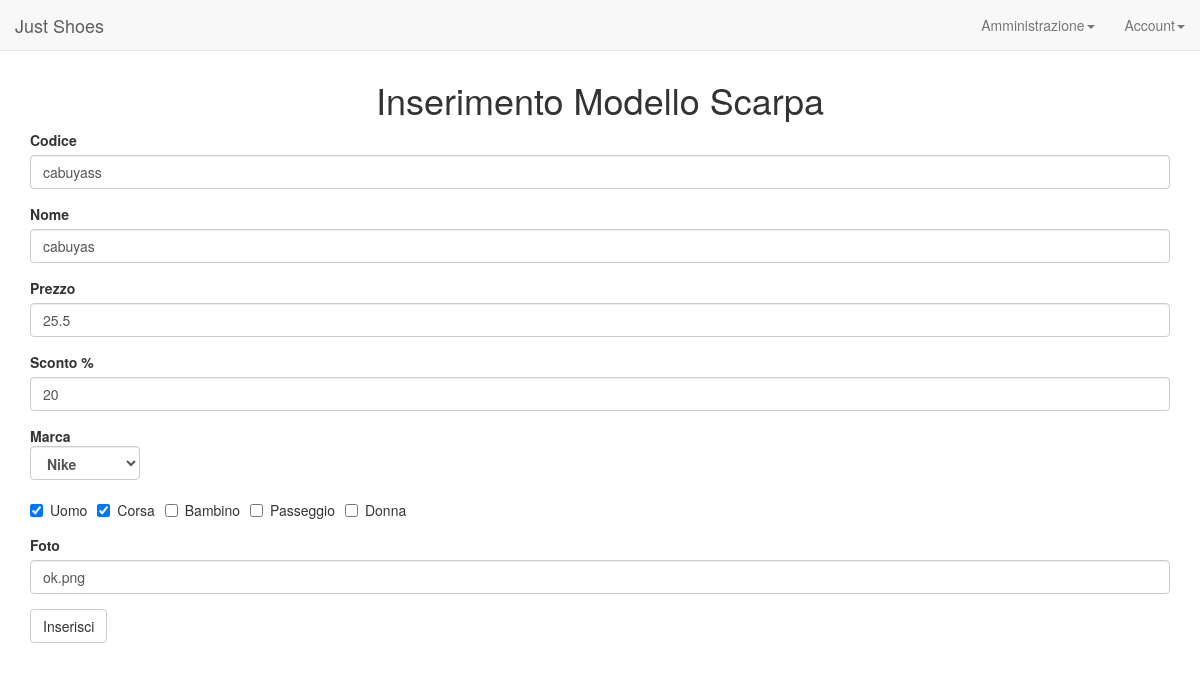
/admin/modifica-scarpe.php?id=15 (signed in), run on the app's committed database.
### tables this page shows
CREATE TABLE `Scarpa` (
  `id_scarpa` int(10) NOT NULL,
  `codice` varchar(20) NOT NULL,
  `nome` varchar(100) NOT NULL,
  `prezzo` float DEFAULT NULL,
  `sconto` float NOT NULL,
  `id_marca` int(10) DEFAULT NULL,
  `foto` varchar(100) DEFAULT NULL,
  `descrizione` varchar(1000) NOT NULL
);

CREATE TABLE `Categoria` (
  `id_categoria` int(10) NOT NULL,
  `nome` varchar(50) DEFAULT NULL
);

### admin/modifica-scarpe.php (the view, shortened to what this page needs)
<?php
  include_once("../config.php");
  include_once("../header.php");
  $id_scarpa = $_GET["id"];
  $query = mysql_query("SELECT * FROM Scarpa WHERE id_scarpa = ".$id_scarpa);
  $scarpa = mysql_fetch_assoc($query);
?>
<div class="container">
  <h1 align="center">Inserimento Modello Scarpa</h1>
  <form id="inserimento-scarpa" method="post" action=<?php echo "'modifica-scarpe.php?id=".$id_scarpa."'"; ?>>
    <div class="form-group">
      <label for="codice">Codice</label>
      <input type="text" name="codice" class="form-control" value=<?php echo '"'.$scarpa["codice"].'"'; ?>></input>
    </div>
    <div class="form-group">
      <label for="nome">Nome</label>
      <input type="text" name="nome" class="form-control" value=<?php echo '"'.$scarpa["nome"].'"'; ?>></input>
    </div>
    <div class="form-group">
      <label for="prezzo">Prezzo</label>
      <input type="text" name="prezzo" class="form-control" value=<?php echo '"'.$scarpa["prezzo"].'"'; ?>></input>
    </div>
     <div class="form-group">
      <label for="sconto">Sconto %</label>
      <input id="scontoInput" type="text" name="sconto" class="form-control" value=<?php echo '"'.$scarpa["sconto"].'"'; ?>></input>
    </div>
    <div class="form-group">
      <label>Marca
        <select name="marca" class="form-control">
          <?php
            $exec = mysql_query("SELECT * FROM Marca");
            while($marca = mysql_fetch_assoc($exec)) {
              if($scarpa["id_marca"] == $marca["id_marca"]){
                echo "<option value='{$marca['id_marca']}' checked>{$marca['nome']}</option>";
              }
              else {
                echo "<option value='{$marca['id_marca']}' >{$marca['nome']}</option>";
              }
            }
          ?>
        </select>
      </label>
    </div>
    <div class="form-group">
      <?php
        $categorie_si = mysql_query("SELECT Categoria.id_categoria, nome FROM Scarpa_Categoria JOIN Categoria ON Scarpa_Categoria.id_categoria = Categoria.id_categoria WHERE id_scarpa = ".$scarpa["id_scarpa"]);
        while($categoria = mysql_fetch_assoc($categorie_si)) {
            echo "<label class='checkbox-inline'><input type='checkbox' name='categorie[]' value={$categoria['id_categoria']} checked></input>{$categoria['nome']}</label>";
        }
        $categorie_no = mysql_query("SELECT id_categoria, nome FROM Categoria WHERE id_categoria NOT IN (SELECT id_categoria FROM Scarpa_Categoria WHERE id_scarpa =".$scarpa["id_scarpa"]." )");
        while($categoria = mysql_fetch_assoc($categorie_no)) {
            echo "<label class='checkbox-inline'><input type='checkbox' name='categorie[]' value={$categoria['id_categoria']}></input>{$categoria['nome']}</label>";
        }
      ?>
    </div>
    <div class="form-group">
      <label for="foto">Foto</label>
      <input type="text" name="foto" class="form-control"  value=<?php echo '"'.$scarpa["foto"].'"'; ?>></input>
    </div>
    <button id="submitBtn" class="btn btn-default" onclick="submit()">Inserisci</button>
  </form>
</div>

### data on the page
scarpa: codice "cabuyass", nome "cabuyas", prezzo "25.5", sconto "20", foto "ok.png"
categoria: nome "Uomo"
categoria: nome "Corsa"
categoria: nome "Bambino"
categoria: nome "Passeggio"
categoria: nome "Donna"

### other printed values
form field marca "Nike"
